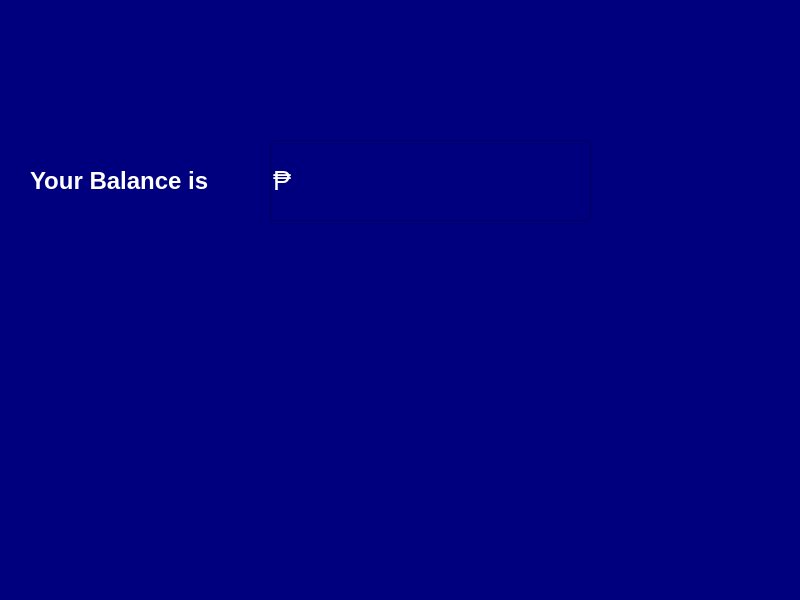
<?xml version="1.0" encoding="UTF-8"?>
<ui version="4.0">
 <class>withdraw_window</class>
 <widget class="QMainWindow" name="withdraw_window">
  <property name="geometry">
   <rect>
    <x>0</x>
    <y>0</y>
    <width>800</width>
    <height>600</height>
   </rect>
  </property>
  <property name="windowTitle">
   <string>Balance Inquiry</string>
  </property>
  <property name="styleSheet">
   <string notr="true">background-color: rgb(0, 0, 127);</string>
  </property>
  <widget class="QWidget" name="centralwidget">
   <widget class="QLabel" name="label">
    <property name="geometry">
     <rect>
      <x>30</x>
      <y>140</y>
      <width>201</width>
      <height>81</height>
     </rect>
    </property>
    <property name="font">
     <font>
      <pointsize>18</pointsize>
      <weight>75</weight>
      <bold>true</bold>
     </font>
    </property>
    <property name="styleSheet">
     <string notr="true">color: rgb(255, 255, 255);</string>
    </property>
    <property name="text">
     <string>Your Balance is</string>
    </property>
   </widget>
   <widget class="QLabel" name="label_2">
    <property name="geometry">
     <rect>
      <x>690</x>
      <y>10</y>
      <width>101</width>
      <height>91</height>
     </rect>
    </property>
    <property name="text">
     <string/>
    </property>
    <property name="pixmap">
     <pixmap>../images/Bank logo 1.png</pixmap>
    </property>
   </widget>
   <widget class="QLineEdit" name="input_deposit">
    <property name="geometry">
     <rect>
      <x>270</x>
      <y>140</y>
      <width>321</width>
      <height>81</height>
     </rect>
    </property>
    <property name="font">
     <font>
      <pointsize>20</pointsize>
     </font>
    </property>
    <property name="styleSheet">
     <string notr="true">color: rgb(255, 255, 255);
selection-background-color: rgb(85, 170, 255);</string>
    </property>
    <property name="text">
     <string>₱</string>
    </property>
   </widget>
  </widget>
  <widget class="QStatusBar" name="statusbar"/>
 </widget>
 <resources/>
 <connections/>
</ui>
